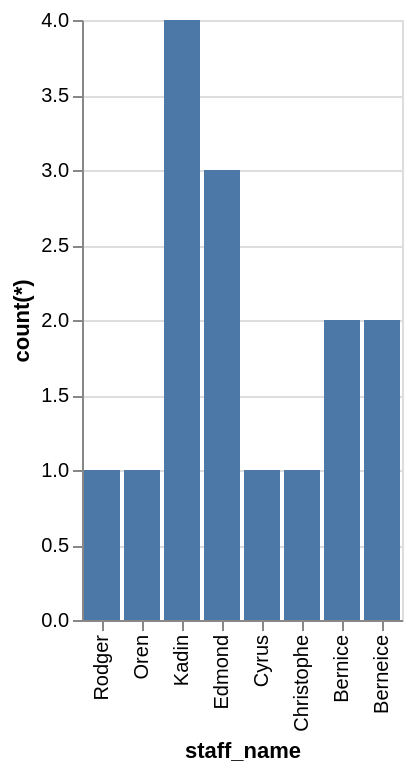

Write a Vega-Lite specification for this figure.
### Vega-Lite specification from a JSON file in a GitHub repository (floating-point values rounded to 4 significant figures)
{"data": {"values": [{"x_data": "Berneice", "y_data": 2}, {"x_data": "Bernice", "y_data": 2}, {"x_data": "Christophe", "y_data": 1}, {"x_data": "Cyrus", "y_data": 1}, {"x_data": "Edmond", "y_data": 3}, {"x_data": "Kadin", "y_data": 4}, {"x_data": "Oren", "y_data": 1}, {"x_data": "Rodger", "y_data": 1}]}, "mark": "bar", "encoding": {"x": {"field": "x_data", "type": "nominal", "title": "staff_name", "sort": "descending"}, "y": {"field": "y_data", "type": "quantitative", "title": "count(*)"}}}
